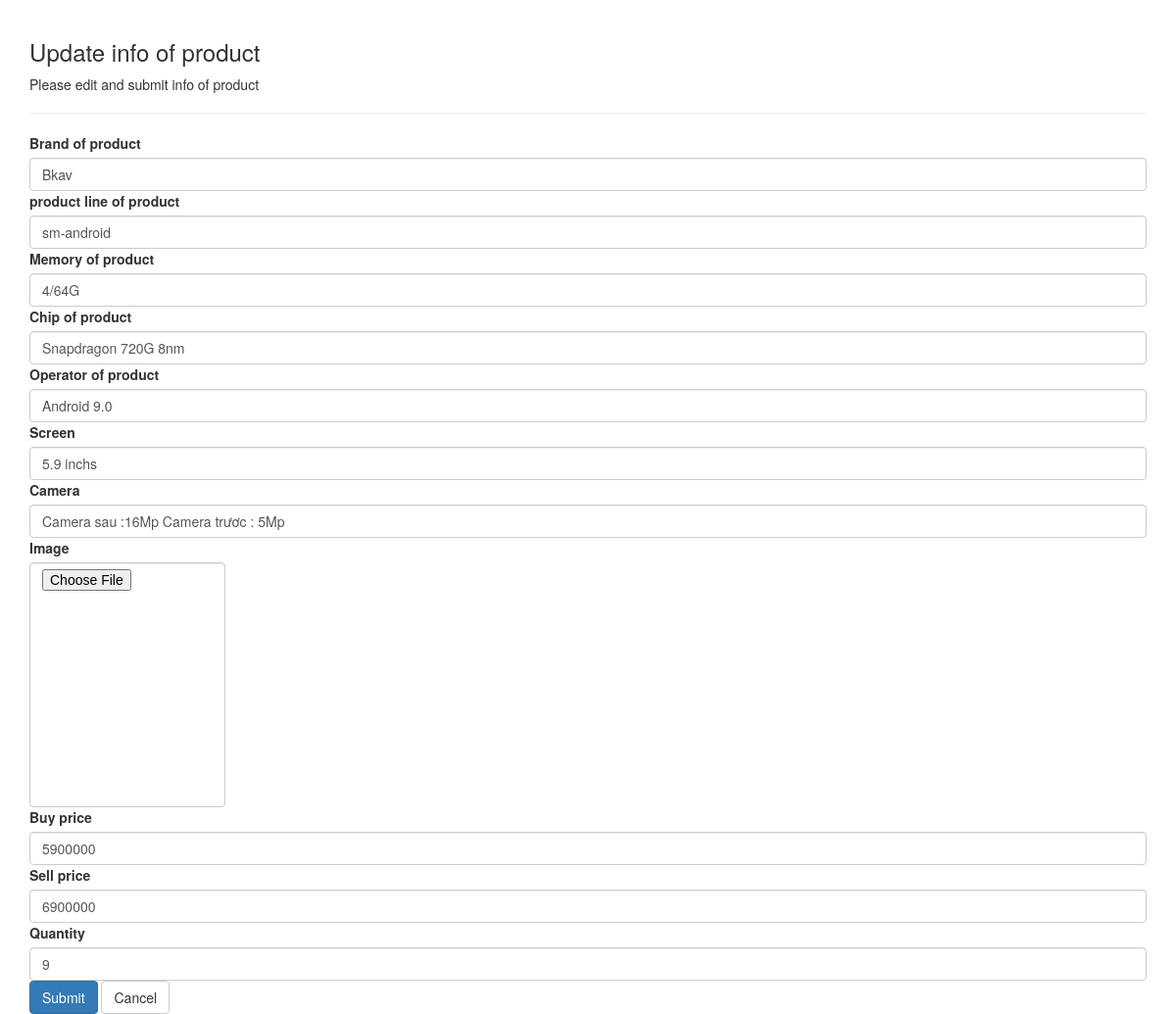
Screenshot of /admin/sanpham/update_product.php?idproduct=A-Bphone3-pro with the database file from the repository.
### tables this page shows
CREATE TABLE `products` (
  `idproduct` varchar(50) NOT NULL,
  `nameproduct` varchar(100) DEFAULT NULL,
  `idproductline` varchar(100) DEFAULT NULL,
  `idinfo` varchar(50) DEFAULT NULL,
  `operator` varchar(200) NOT NULL,
  `ram` varchar(200) NOT NULL,
  `chip` varchar(200) NOT NULL,
  `camera` varchar(200) NOT NULL,
  `battery` varchar(200) NOT NULL,
  `quantity` int(11) NOT NULL,
  `buyprice` int(11) NOT NULL,
  `sellprice` int(11) NOT NULL,
  `brand` varchar(100) DEFAULT NULL,
  `screen` varchar(100) DEFAULT NULL,
  `image` text DEFAULT NULL,
  `upload` datetime NOT NULL DEFAULT current_timestamp()
);

### admin/sanpham/update_product.php (the view, shortened to what this page needs)
<?php
    require_once '../../csdl/connectdb.php';
    $sql= "select *  from products where idproduct= '".$_GET['idproduct']."'";
    $result = mysqli_query($conn, $sql);
    $row= mysqli_fetch_array($result);
 ?>
<!Doctype html>
<html>
    <head>
        <link rel="stylesheet" href="https://maxcdn.bootstrapcdn.com/bootstrap/3.3.7/css/bootstrap.css">
    </head>
    <body>
        <div class="container">
            <div class="row">
                <div class="col-lg-12">
                    <div class="page-header">
                        <h3>Update info of product</h3>
                        <p>Please edit and submit info of product</p>
                    </div>
                    <form action="<?php echo htmlspecialchars($_SERVER['REQUEST_URI']); ?>"
                          method="POST" enctype="multipart/form-data">
                        <label>Brand of product </label>
                        <input type="text" name="brand" value="<?php echo $row['brand'];?>" class="form-control">
                        <label>product line of product </label>
                        <input type="text" name="idproductline" value="<?php echo $row['idproductline'];?>" class="form-control">
                        <label>Memory of product</label>
                        <input type="text" name="ram" value="<?php echo $row['ram'];?>" class="form-control"
                               maxlength="50" required="">
                        <label>Chip of product</label>
                        <input type="text" name="chip" value="<?php echo $row['chip'];?>" class="form-control"
                               required="">
                        <label>Operator of product</label>
                        <input type="text" name="operator" value="<?php echo $row['operator'];?>" class="form-control"
                               required="">
                        <label>Screen</label>
                        <input type="text" name="screen" value="<?php echo $row['screen'];?>" required="" class="form-control"/>
                        <label>Camera </label>
                        <input type="text" name="camera" value="<?php echo $row['camera'];?>" class="form-control">
                        <label>Image</label>
                        <input type="file" name="image" style=" width: 200px;height: 250px;box-sizing: border-box;color: #fff;background: url('http://localhost/csdl-phpv3/image/<?php echo $row['image']; if(isset($_POST['save'])) { echo basename($_FILES['image']['name']);}   ?>')  no-repeat;background-size: contain;" class="form-control" >
                        <label>Buy price</label>
                        <input type="number" name="buyprice" value="<?php echo $row['buyprice'];?>" class="form-control">
                        <label>Sell price </label>
                        <input type="number" name="sellprice" value="<?php echo $row['sellprice'];?>" class="form-control">
                        <label>Quantity</label>
                        <input type="number" name="quantity" value="<?php echo $row['quantity'];?>" class="form-control">
                        <input type="submit" name="save"  class="btn btn-primary">
                        <a href="manager-product.php" class="btn btn-default">
                            Cancel
                        </a>
                    </form>
                </div>
            </div>
        </div>
    </body>
</html>

### rows the page displays
products: brand "Bkav", idproductline "sm-android", ram "4/64G", chip "Snapdragon 720G 8nm", operator "Android 9.0", screen "5.9 inchs", camera "Camera sau :16Mp Camera trươc : 5Mp", buyprice "5900000", sellprice "6900000", quantity "9"
